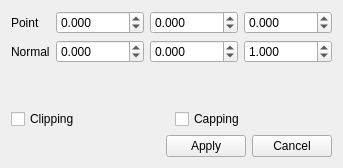
<?xml version="1.0" encoding="UTF-8"?>
<ui version="4.0">
 <class>WidgetClipping</class>
 <widget class="QWidget" name="WidgetClipping">
  <property name="geometry">
   <rect>
    <x>0</x>
    <y>0</y>
    <width>400</width>
    <height>300</height>
   </rect>
  </property>
  <property name="windowTitle">
   <string>Clipping</string>
  </property>
  <layout class="QVBoxLayout" name="verticalLayout">
   <property name="sizeConstraint">
    <enum>QLayout::SetFixedSize</enum>
   </property>
   <item>
    <layout class="QGridLayout" name="gridLayout">
     <item row="0" column="0">
      <widget class="QLabel" name="labelPoint">
       <property name="text">
        <string>Point</string>
       </property>
      </widget>
     </item>
     <item row="0" column="1">
      <widget class="QDoubleSpinBox" name="coordinateEditPointX">
       <property name="decimals">
        <number>3</number>
       </property>
       <property name="minimum">
        <double>-10000</double>
       </property>
       <property name="maximum">
        <double>10000</double>
       </property>
      </widget>
     </item>
     <item row="0" column="2">
      <widget class="QDoubleSpinBox" name="coordinateEditPointY">
       <property name="decimals">
        <number>3</number>
       </property>
       <property name="minimum">
        <double>-10000</double>
       </property>
       <property name="maximum">
        <double>10000</double>
       </property>
      </widget>
     </item>
     <item row="0" column="3">
      <widget class="QDoubleSpinBox" name="coordinateEditPointZ">
       <property name="decimals">
        <number>3</number>
       </property>
       <property name="minimum">
        <double>-10000</double>
       </property>
       <property name="maximum">
        <double>10000</double>
       </property>
      </widget>
     </item>
     <item row="1" column="0">
      <widget class="QLabel" name="labelNormal">
       <property name="text">
        <string>Normal</string>
       </property>
      </widget>
     </item>
     <item row="1" column="1">
      <widget class="QDoubleSpinBox" name="coordinateEditNormalX">
       <property name="decimals">
        <number>3</number>
       </property>
       <property name="minimum">
        <double>-10000</double>
       </property>
       <property name="maximum">
        <double>10000</double>
       </property>
      </widget>
     </item>
     <item row="1" column="2">
      <widget class="QDoubleSpinBox" name="coordinateEditNormalY">
       <property name="decimals">
        <number>3</number>
       </property>
       <property name="minimum">
        <double>-10000</double>
       </property>
       <property name="maximum">
        <double>10000</double>
       </property>
      </widget>
     </item>
     <item row="1" column="3">
      <widget class="QDoubleSpinBox" name="coordinateEditNormalZ">
       <property name="decimals">
        <number>3</number>
       </property>
       <property name="minimum">
        <double>-10000</double>
       </property>
       <property name="maximum">
        <double>10000</double>
       </property>
       <property name="value">
        <double>1</double>
       </property>
      </widget>
     </item>
    </layout>
   </item>
   <item>
    <spacer name="verticalSpacer">
     <property name="orientation">
      <enum>Qt::Vertical</enum>
     </property>
     <property name="sizeHint" stdset="0">
      <size>
       <width>20</width>
       <height>40</height>
      </size>
     </property>
    </spacer>
   </item>
   <item>
    <layout class="QHBoxLayout" name="horizontalLayout">
     <item>
      <widget class="QCheckBox" name="checkIsClipping">
       <property name="text">
        <string>Clipping</string>
       </property>
      </widget>
     </item>
     <item>
      <widget class="QCheckBox" name="checkIsCapping">
       <property name="text">
        <string>Capping</string>
       </property>
      </widget>
     </item>
    </layout>
   </item>
   <item>
    <layout class="QHBoxLayout" name="horizontalLayout">
     <item>
      <spacer name="horizontalSpacer">
       <property name="orientation">
        <enum>Qt::Horizontal</enum>
       </property>
       <property name="sizeHint" stdset="0">
        <size>
         <width>40</width>
         <height>20</height>
        </size>
       </property>
      </spacer>
     </item>
     <item>
      <widget class="QPushButton" name="pushButtonApply">
       <property name="text">
        <string>Apply</string>
       </property>
      </widget>
     </item>
     <item>
      <widget class="QPushButton" name="pushButtonCancel">
       <property name="text">
        <string>Cancel</string>
       </property>
      </widget>
     </item>
    </layout>
   </item>
  </layout>
 </widget>
 <resources/>
 <connections/>
</ui>
